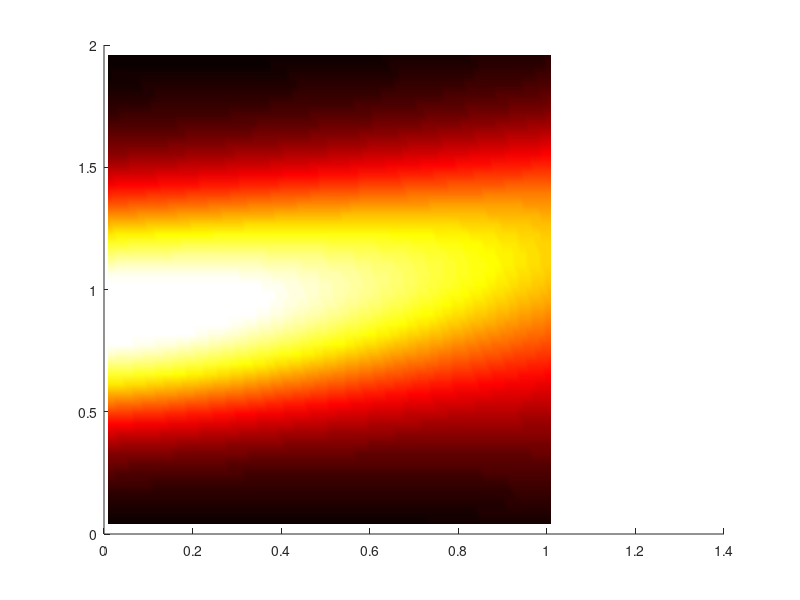

MATLAB code to generate this figure: (Note: this script raises an error after producing the figure.)
clear all;
close all;


% load('PIGP_extrap_0_res.mat');
load('diffuBC_1d_v1.mat');
load('PIDKL_res.mat');

h = figure;
hold on
x = reshape(X(:, 1), 48, 101);
t = reshape(X(:, 2), 48, 101);
te_pred_mean = reshape(te_pred_mean, 48, 101);
pcolor(t, x, te_pred_mean);

shading interp
colormap hot
caxis([1, 1.6]);
% colorbar('northoutside')
%     colorbar
%     legend(num2str(id(:)))
% caxis([0,0.1]);
ax = gca;
% ax.FontSize = 20;
%     ax.XLim = [1,length(nTr_lv2_list)];
% ax.XTick = [];
% ax.YTick = [];
% ylim([0, 2]);
% xlim([0, 1]);

% caxis([0,0.1]);
% xlabel('t')
% ylabel('x')
ax.FontSize = 45;

% box on 
% grid on

plot(xtr_t15(:, 2), xtr_t15(:, 1), 'g-');
% plot(1:10);
set(h,'Units','Inches');
pos = get(h,'Position');
set(h,'PaperPositionMode','Auto','PaperUnits','Inches','PaperSize',[pos(3), pos(4)])
print(h,'PIDKL_diff.pdf','-dpdf','-r0')
% print(gcf, 'groundTruth.pdf', '-dpdf')






